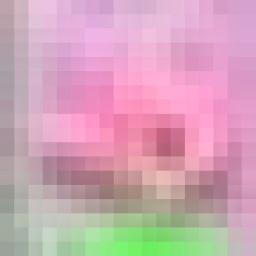
#> input picture project03/data/segmented/kmeans/roi/IMG_222807_preprocessed_256_256_0_0_Unknown.jpg, 256 x 256 px, given as the content of the folder data/preprocessed/images, which was not available
$ python segmentation_kmeans.py
#> lines starting #> are read from the running program, lines starting #| are printed output that depends on the picture; after the words box and inside, x2 and y2 are one past the last pixel; in counts of white or black regions, pixels touching at a corner belong together; pictures that were not available may be replaced by others from this repository, and a replacement may not be noted
import os
import numpy as np
from constants import IMAGES_DIR, MASKS_DIR, PREPROCESSED_DIR, SEGMENTED_KMEANS_DIR
import cv2

KMEANS_CLASSES = 3

def load_image(image_src: str):
    img = cv2.imread(image_src)
#> img is the input picture: shape (256, 256, 3); mean B, G, R 182.1, 165.9, 207.3
    return img

def extract_lab_features(roi):
    lab_img = cv2.cvtColor(roi, cv2.COLOR_BGR2LAB)
#> lab_img: shape (256, 256, 3); mean of channels 0, 1, 2 185.4, 145.9, 126.1

    l = lab_img[:,:,0].astype(np.float32)
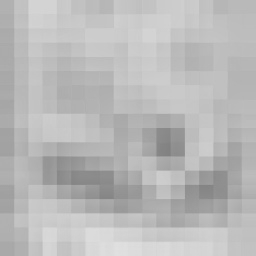
#> l: shape (256, 256) float32; min 129, max 224, mean 185.4
    a = lab_img[:,:,1].astype(np.float32)
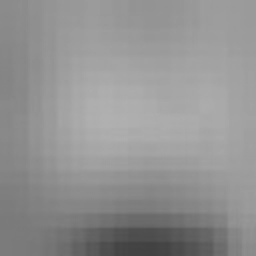
#> a: shape (256, 256) float32; min 65, max 176, mean 145.9
    b = lab_img[:,:,2].astype(np.float32)
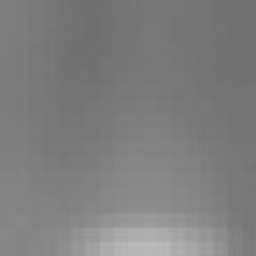
#> b: shape (256, 256) float32; min 111, max 186, mean 126.1
    y, x = np.indices(l.shape)
    y = y.astype(np.float32) / l.shape[0]
    x = x.astype(np.float32) / l.shape[1]
    a = a / 255.0
    b = b / 255.0

    features = np.stack((a, b, 0.3 * x, 0.3 * y), axis=-1) # (H, W, 5)
#> features: shape (256, 256, 4) float32; mean of channels 0, 1, 2, 3 0.572, 0.495, 0.149, 0.149
    features = features.reshape((-1, 4))   # (H*W, 5)

    return features

def run_kmeans(features):
    # https://docs.opencv.org/4.x/d1/d5c/tutorial_py_kmeans_opencv.html
    criteria = (cv2.TERM_CRITERIA_EPS + cv2.TERM_CRITERIA_MAX_ITER, 50, 0.98)
    compactness, labels, center = cv2.kmeans(features, KMEANS_CLASSES, None, criteria, 10, cv2.KMEANS_RANDOM_CENTERS)
#> compactness = 791.4; center = [[0.352, 0.638, 0.17, 0.279], [0.556, 0.491, 0.0517, 0.156], [0.611, 0.478, 0.203, 0.128]]
    return compactness, labels, center

# def choose_foreground_cluster(labels, fraction_of_center: float = 0.3):
#     # Choose the cluster that appears in the center of the image most often
#     # we know that the hold itself will be in the center of the image, so we can use this as a heuristic to choose the foreground cluster
#     # labels = (h, w, 1) where each pixel has a label corresponding to the cluster it belongs to
#     h, w = labels.shape[:2]
#     patch_height = max(1, int(h * fraction_of_center))
#     patch_width = max(1, int(w * fraction_of_center))

#     # Take the small center section of the image
#     center_patch = labels[h//2 - patch_height//2:h//2 + patch_height//2, w//2 - patch_width//2:w//2 + patch_width//2]

#     # Get all cluster classes that appear in the center patch and count how many times they appear
#     values, counts = np.unique(center_patch, return_counts=True)

#     # Get the max cluster index that appears in the center patch
#     foreground_cluster = int(values[np.argmax(counts)])

#     return foreground_cluster

def choose_foreground_cluster(labels, fraction_of_center: float = 0.3):
    h, w = labels.shape[:2]
    patch_height = max(1, int(h * fraction_of_center))
    patch_width = max(1, int(w * fraction_of_center))

    center_patch = labels[
        h // 2 - patch_height // 2 : h // 2 + patch_height // 2,
        w // 2 - patch_width // 2  : w // 2 + patch_width // 2
    ]

    values, counts = np.unique(center_patch, return_counts=True)
    foreground_cluster = int(values[np.argmax(counts)])
    return foreground_cluster

def keep_component_containing_center(cluster_mask, fraction_of_center: float = 0.15):
    """
    cluster_mask: binary mask (uint8), 255 where the chosen cluster is present, 0 elsewhere

    Returns a new binary mask containing only the connected component
    that best matches the image center.
    """
    num_labels, cc_labels, stats, _ = cv2.connectedComponentsWithStats(cluster_mask, connectivity=8)

    # No foreground components found
    if num_labels <= 1:
        return cluster_mask.copy()

    h, w = cluster_mask.shape
    cy, cx = h // 2, w // 2

    # Case 1: exact center lies inside a foreground connected component
    center_component = cc_labels[cy, cx]
    if center_component != 0:
        result = np.zeros_like(cluster_mask)
        result[cc_labels == center_component] = 255
        return result

    # Case 2: exact center is not inside foreground (e.g. bolt hole/shadow/hole in mask)
    # Look at a small patch around the center and choose the most common non-background component there
    patch_height = max(1, int(h * fraction_of_center))
    patch_width = max(1, int(w * fraction_of_center))

    y0 = max(0, cy - patch_height // 2)
    y1 = min(h, cy + patch_height // 2)
    x0 = max(0, cx - patch_width // 2)
    x1 = min(w, cx + patch_width // 2)

    center_patch = cc_labels[y0:y1, x0:x1]

    component_ids, counts = np.unique(center_patch, return_counts=True)

    # Remove background label 0
    nonzero = component_ids != 0
    component_ids = component_ids[nonzero]
    counts = counts[nonzero]

    # If no component appears near the center, fall back to largest connected component
    if len(component_ids) == 0:
        largest_component = 1 + np.argmax(stats[1:, cv2.CC_STAT_AREA])
        result = np.zeros_like(cluster_mask)
        result[cc_labels == largest_component] = 255
        return result

    chosen_component = int(component_ids[np.argmax(counts)])

    result = np.zeros_like(cluster_mask)
    result[cc_labels == chosen_component] = 255
    return result

def build_mask_from_cluster(img, labels, fg_cluster):
    mask = np.zeros(img.shape[:2], dtype=np.uint8)
    mask[labels == fg_cluster] = 255
    return mask

def clean_mask(mask):
    kernel = np.ones((5,5), dtype=np.uint8)
    opened = cv2.morphologyEx(mask, cv2.MORPH_OPEN, kernel=kernel)
    closed = cv2.morphologyEx(opened, cv2.MORPH_CLOSE, kernel=kernel)
    return closed

def keep_largest_component(mask):
    num_labels, labels, stats, _ = cv2.connectedComponentsWithStats(mask, connectivity=8)

    if num_labels <= 1:
        return mask

    # skip label 0 because it's background
    largest_label = 1 + np.argmax(stats[1:, cv2.CC_STAT_AREA])

    result = np.zeros_like(mask)
    result[labels == largest_label] = 255
    return result

def build_segmented_image_from_mask(img, mask):
    result = img.copy()
    result[mask != 255] = (0, 0, 0)
    return result

if __name__ == "__main__":
    preprocessed_images_dir = os.path.join(PREPROCESSED_DIR, IMAGES_DIR)
    segmented_kmeans_images_dir = os.path.join(SEGMENTED_KMEANS_DIR, IMAGES_DIR)
    segmented_kmeans_roi_dir = os.path.join(SEGMENTED_KMEANS_DIR, "roi")
    segmented_kmeans_masks_dir = os.path.join(SEGMENTED_KMEANS_DIR, MASKS_DIR)
    os.makedirs(segmented_kmeans_images_dir, exist_ok=True)
    os.makedirs(segmented_kmeans_masks_dir, exist_ok=True)
    os.makedirs(segmented_kmeans_roi_dir, exist_ok=True)


    for filename in os.listdir(preprocessed_images_dir):
        img_path = os.path.join(preprocessed_images_dir, filename)
        img = load_image(img_path)
        img_name_parts = filename.split("_")

        new_h, new_w, h_offset, w_offset = img_name_parts[3:7]
        roi = img[int(h_offset):int(h_offset)+int(new_h), int(w_offset):int(w_offset)+int(new_w)]
        features = extract_lab_features(roi)

        compactness, labels, center = run_kmeans(features)
#> compactness = 791.4

        # resize to be (h,w) instead of (h*w, 1) so we know the exact coordinates of each pixel and corresponding class
        labels_reshaped = labels.reshape(roi.shape[0], roi.shape[1])
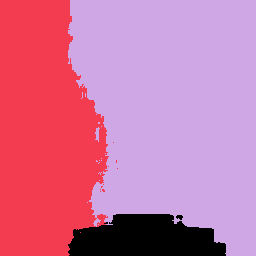
#> labels_reshaped: shape (256, 256) int32; 3 distinct labels, from 0 to 2; one colour per label, 0 black
        fg_cluster = choose_foreground_cluster(labels_reshaped)
#> in choose_foreground_cluster, `center_patch = labels[ h // 2 - patch_height // 2 : h // 2 + patch_hei..`:
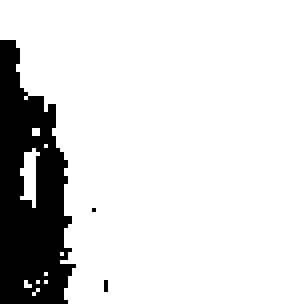
#> center_patch: shape (76, 76) int32 (shown 4 times larger); values 1 (black) and 2 (white), 85.6% white; 3 black regions (2 under 20 px), largest, box (x1, y1, x2, y2) and area: (0, 10, 19, 76) 829
#> in choose_foreground_cluster, `values, counts = np.unique(center_patch, return_counts=True)`: values = [1, 2]; counts = [833, 4943]
#> in choose_foreground_cluster, `foreground_cluster = int(values[np.argmax(counts)])`: foreground_cluster = 2
#> fg_cluster = 2
        roi_mask = build_mask_from_cluster(roi, labels_reshaped, fg_cluster)
#> roi_mask: shape (256, 256); 58.3% white; 11 black regions (9 under 20 px), largest, box (x1, y1, x2, y2) and area: (0, 0, 226, 256) 27277, (176, 215, 183, 220) 25
        roi_mask = clean_mask(roi_mask)
#> in clean_mask, `opened = cv2.morphologyEx(mask, cv2.MORPH_OPEN, kernel=kernel)`:
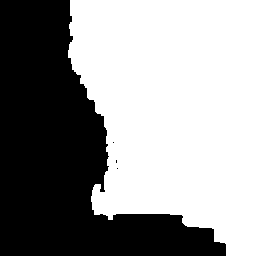
#> opened: shape (256, 256); 57.9% white; 4 black regions (3 under 20 px), largest, box (x1, y1, x2, y2) and area: (0, 0, 226, 256) 27617
#> in clean_mask, `closed = cv2.morphologyEx(opened, cv2.MORPH_CLOSE, kernel=kernel)`: closed: shape (256, 256); 57.9% white; 1 black region, box (x1, y1, x2, y2) and area: (0, 0, 226, 256) 27569
        new_mask = keep_component_containing_center(roi_mask)
#> in keep_component_containing_center, `num_labels, cc_labels, stats, _ = cv2.connectedComponentsWithStats(clu..`: stats = [[0, 0, 226, 256, 27569], [68, 0, 188, 256, 37967]]
#> in keep_component_containing_center, `center_component = cc_labels[cy, cx]`: center_component = 1
        result = np.zeros_like(img)
        segmented_roi = build_segmented_image_from_mask(roi, new_mask)
#> in build_segmented_image_from_mask, `result[mask != 255] = (0, 0, 0)`:
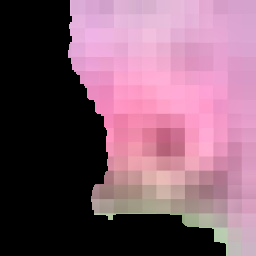
#> result: shape (256, 256, 3); mean B, G, R 109.5, 91.6, 128
        result[int(h_offset):int(h_offset)+int(new_h), int(w_offset):int(w_offset)+int(new_w)] = segmented_roi

        img_name_parts = filename.split("_")
        img_name_parts[2] = "segmentation_kmeans"
        img_name = "_".join(img_name_parts)
        img_save_path = os.path.join(segmented_kmeans_images_dir, img_name)
        mask_save_path = os.path.join(segmented_kmeans_masks_dir, img_name)

        cv2.imwrite(img_save_path, result)
        cv2.imwrite(mask_save_path, new_mask)
    print("Finished segmenting")

$ run again, on project03/data/segmented/kmeans/roi/IMG_5100_preprocessed_243_256_6_0_Crimp.jpg
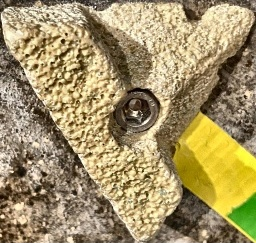
#> input picture project03/data/segmented/kmeans/roi/IMG_5100_preprocessed_243_256_6_0_Crimp.jpg, 256 x 243 px, given as the content of the folder data/preprocessed/images, which was not available
#> in load_image, img is the input picture: shape (243, 256, 3); mean B, G, R 103.2, 146.5, 163.4
#> lab_img: shape (237, 256, 3); mean of channels 0, 1, 2 155.1, 128.6, 152.6
#> features: shape (237, 256, 4) float32; mean of channels 0, 1, 2, 3 0.504, 0.599, 0.149, 0.149
#> in run_kmeans, `compactness, labels, center = cv2.kmeans(features, KMEANS_CLASSES, Non..`: compactness = 600.3; center = [[0.492, 0.646, 0.198, 0.233], [0.508, 0.576, 0.198, 0.0748], [0.511, 0.578, 0.0514, 0.151]]
#> `compactness, labels, center = run_kmeans(features)`: compactness = 600.3
#> labels_reshaped: shape (237, 256) int32; 3 distinct labels, from 0 to 2
#> in choose_foreground_cluster, `center_patch = labels[ h // 2 - patch_height // 2 : h // 2 + patch_hei..`:
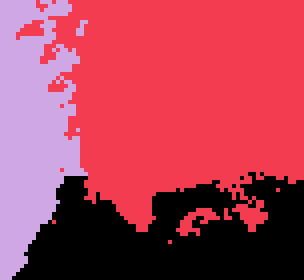
#> center_patch: shape (70, 76) int32 (shown 4 times larger); 3 distinct labels, from 0 to 2; one colour per label, 0 black
#> values = [0, 1, 2]; counts = [1385, 2939, 996]
#> foreground_cluster = 1
#> roi_mask: shape (237, 256); 35.6% white; 30 white regions (27 under 20 px), largest, box (x1, y1, x2, y2) and area: (32, 0, 256, 148) 21463, (134, 135, 145, 142) 35, (94, 88, 101, 93) 21
#> opened: shape (237, 256); 34.7% white; 1 white region, box (x1, y1, x2, y2) and area: (41, 0, 256, 147) 21033
#> closed: shape (237, 256); 34.7% white; 1 white region, box (x1, y1, x2, y2) and area: (41, 0, 256, 147) 21081
#> num_labels = 2; stats = [[0, 0, 256, 237, 39591], [41, 0, 215, 147, 21081]]
#> center_component = 1
#> `result[int(h_offset):int(h_offset)+int(new_h), int(w_offset):int(w_off..`:
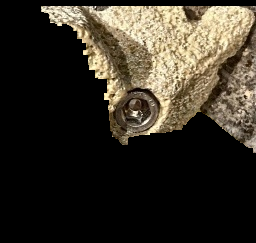
#> result: shape (243, 256, 3); mean B, G, R 37.5, 48, 53.7
